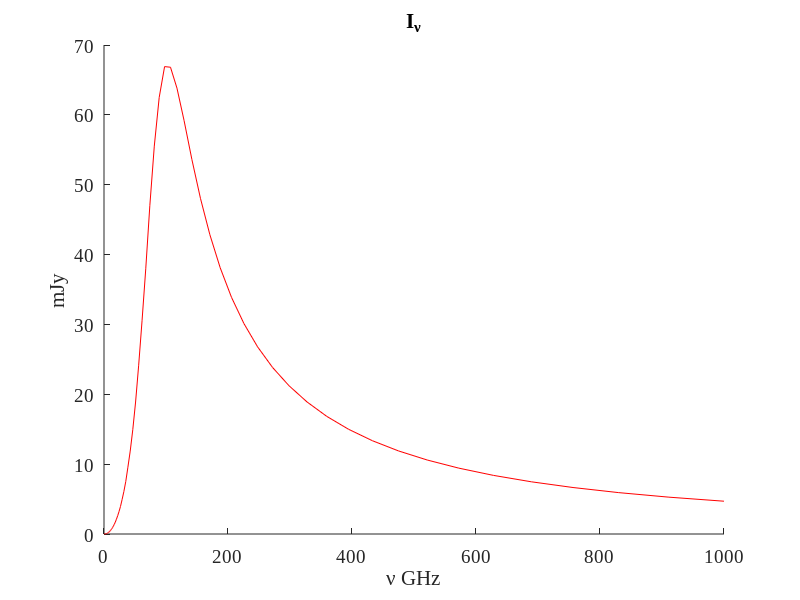

The MATLAB source for this figure: (Note: this script raises an error after producing the figure.)
clear;

radiation = importdata('radiation.dat');

N = size(radiation,1);
N2 = size(radiation,2) - 1;

augx(1:5) = 0;
augx(1) = 0.335;
augx(2) = 0.625;
augx(3) = 1.46;
augx(4) = 4.92;
augx(5) = 8.57;
augx(6) = 85.7;
augy(1:5) = 0;
augy(1) = 3.29;
augy(2) = 7.77;
augy(3) = 8.53;
augy(4) = 2.42;
augy(5) = 1.06;
augy(6) = 0.106;

augmax = 0.886;
augmaxy = 11.2;

junx(1:4) = 0;
junx(1) = 0.628;
junx(2) = 1.45;
junx(3) = 4.89;
junx(4) = 8.53;
juny(1:4) = 0;
juny(1) = 2.98;
juny(2) = 12.3;
juny(3) = 5.79;
juny(4) = 3.15;

junmaxx = 1.65;
junmaxy = 13.2;

mayx(1:3) = 0;
mayx(1) = 1.46;
mayx(2) = 4.94;
mayx(3) = 8.62;
mayy(1:3) = 0;
mayy(1) = 4.91;
mayy(2) = 12.0;
mayy(3) = 6.67;

maymaxx = 2.96;
maymaxy = 15.2;

aprx(1:4) = 0;
aprx(1) = 1.44;
aprx(2) = 4.91;
aprx(3) = 8.58;
aprx(4) = 22.8;
apry(1:4) = 0;
apry(1) = 0.993;
apry(2) = 13.9;
apry(3) = 17.1;
apry(4) = 5.11;

aprmaxx = 6.50;
aprmaxy = 19.3;

set(0,'DefaultAxesFontSize',14,'DefaultAxesFontName','Times New Roman');
set(0,'DefaultTextFontSize',20,'DefaultTextFontName','Times New Roman'); 

figure(1);
hold on;
title ('I_{\nu}');
xlabel ('{\nu} GHz');
ylabel ('mJy');

plot(radiation(1:N,1),radiation(1:N,2),'red');
plot(radiation(1:N,1),radiation(1:N,3),'green');
plot(radiation(1:N,1),radiation(1:N,4),'blue');
plot(radiation(1:N,1),radiation(1:N,5),'black');

plot(radiation(1:N,1),radiation(1:N,6),'magenta');


plot(augx(1:5),augy(1:5),'--o');

legend('August theory', 'August observation');

grid ;